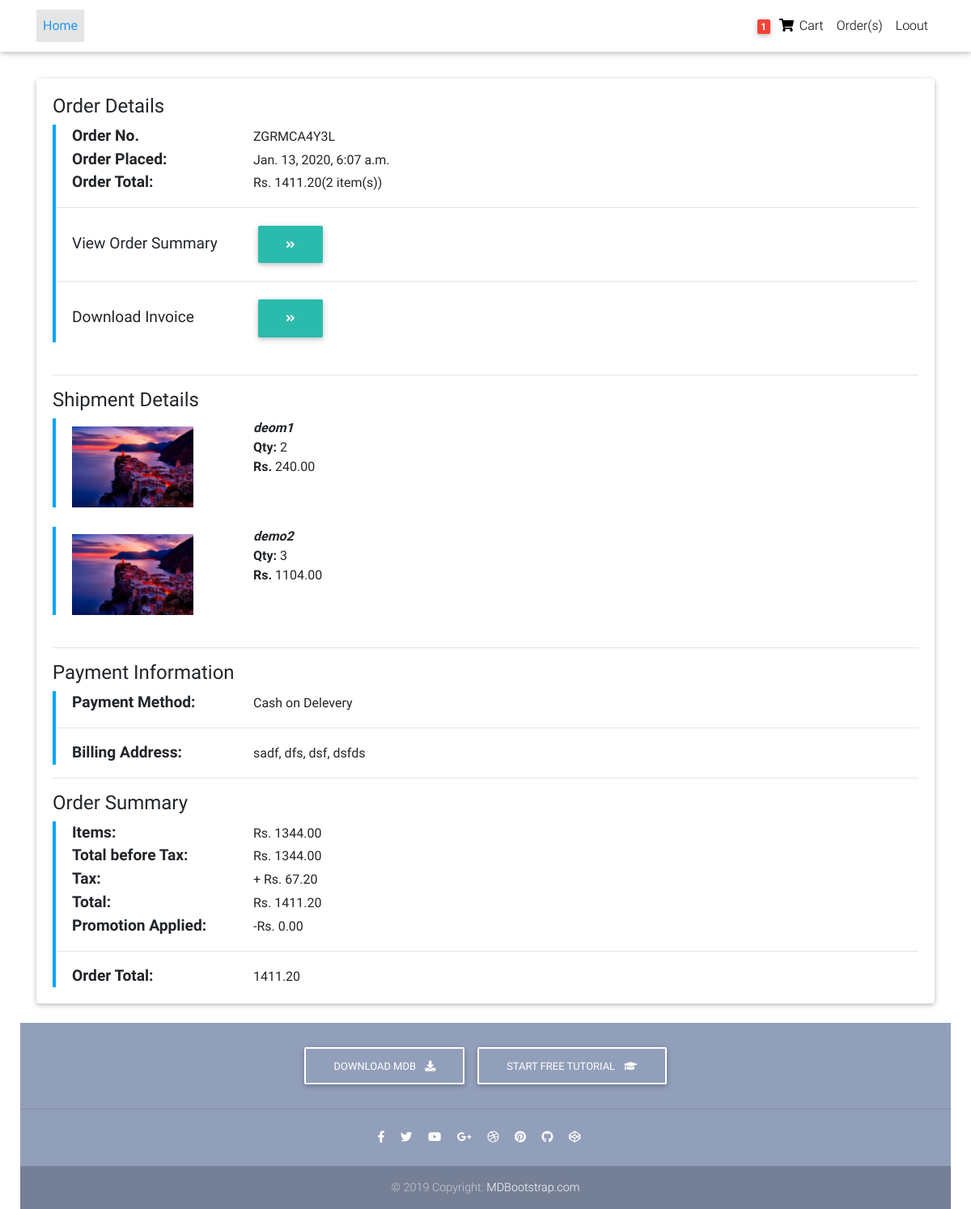
Page /order/details/ZGRMCA4Y3L/ (signed in) on the committed database.
### orders/models.py (models this page shows, shortened)
class Order(models.Model):
    user = models.ForeignKey(settings.AUTH_USER_MODEL, on_delete=models.CASCADE, null=True, blank=True)
    order_id = models.CharField(max_length=120, default="ABc", unique =True)
    cart = models.ForeignKey(Cart, on_delete=models.CASCADE)
    line_total = models.DecimalField(max_digits = 100, decimal_places=2, default = 0.00)
    tax_total = models.DecimalField(max_digits = 100, decimal_places=2, default = 5.99)
    final_total = models.DecimalField(max_digits = 100, decimal_places=2, default = 19.99)
    status = models.CharField(max_length = 40, choices = STATUS_CHOICES, default="Started")
    payment_status = models.CharField(max_length=10, choices = PAYMENT_CHOICE, blank=True, null=True)
    payment_method = models.CharField(max_length=30, choices = PAYMENT_METHODS, blank=True, null=True)
    shipping_status = models.CharField(max_length=10, choices = SHIPPING_CHOICE, blank=True, null=True)
    created_date = models.DateTimeField(auto_now_add=True, auto_now=False)
    updated_date = models.DateTimeField(auto_now_add=False, auto_now=True)
    full_name = models.CharField(max_length=60)
    mobile_number = models.CharField(validators = [phone_regex], max_length = 15)
    street_address = models.CharField(max_length=120)
    landmark = models.CharField(max_length=100, blank=True, null=True)
    city = models.CharField(max_length=20)
    state = models.CharField(max_length=20)
    zip = models.CharField(max_length=10)

### cart/models.py (models this page shows, shortened)
class Cart(models.Model):
    user = models.ForeignKey(settings.AUTH_USER_MODEL, on_delete=models.CASCADE, blank=True, null=True)
    total = models.DecimalField(max_digits = 100, decimal_places=2, default = 00.00)
    created_date = models.DateTimeField(auto_now_add=True, auto_now=False)
    updated_date = models.DateTimeField(auto_now_add=False, auto_now=True)
    active = models.BooleanField(default = True)

class CartItem(models.Model):
    cart = models.ForeignKey('Cart', on_delete = models.CASCADE, null = True, blank = True)
    item = models.ForeignKey(Item, on_delete=models.CASCADE)
    quantity = models.IntegerField(default=1)
    line_total = models.DecimalField(max_digits = 100, decimal_places=2, default = 00.00)
    created_date = models.DateTimeField(auto_now_add=True, auto_now=False)
    updated_date = models.DateTimeField(auto_now_add=False, auto_now=True)
    active = models.BooleanField(default = True)

### products/models.py (models this page shows, shortened)
class Item(models.Model):
    title = models.CharField(max_length = 100)
    price = models.DecimalField(max_digits = 100, decimal_places = 2)
    discount_price = models.DecimalField(max_digits = 100, decimal_places = 2,blank=True, null = True)
    catagory =  models.CharField(max_length = 10, choices = CATAGORY_CHOICE)
    label = models.CharField(max_length = 10, choices = LABEL_CHOICE)
    slug = models.SlugField(unique = True)
    description = models.TextField()
    quantity = models.IntegerField(default=1)
    active = models.BooleanField(default=True)
    created = models.DateTimeField(auto_now = False, auto_now_add = True)
    updated = models.DateTimeField(auto_now = True, auto_now_add = False)

### orders/views.py (the view)
# urls.py: path('details/<order_id>/', views.order_details, name='details'),
@login_required
def order_details(request, order_id):
    order = get_object_or_404(Order, user=request.user, order_id=order_id)
    return render(request, 'orders/order_details.html',{'order':order})

### accounts/models.py (called while the page is built)
    @property
    def is_active(self):
        return self.active

### templates/orders/order_details.html (shortened to what this page needs)
{% extends 'base.html' %}
{% load static %}
{% block content %}
<main>
  <div class="container">
    <div class="mt-5 pt-4">
        <div class="card card-cascade narrower">
              <div class="card-body card-body-cascade">
                <h4>Order Details
              </h4>
                <div class="side-border">
                    <div>
                      <div class="left-block">
                        <b>Order No.</b>
                      </div>
                      <div class="right-block">
                        {{ order.order_id }}
                      </div>
                    </div>
                  <div class="">
                    <div class="left-block">
                      <b>Order Placed:</b>
                    </div>
                    <div class="right-block right-align">
                      {{ order.created_date }}
                    </div>
                  </div>
                  <div class="">
                    <div class="left-block">
                      <b>Order Total:</b>
                    </div>
                    <div class="right-block">
                      Rs. {{ order.final_total }}({{ order.cart.cartitem_set.count }} item(s))
                    </div>
                  </div>
                  <hr>
                  {% if order.status == "Finished" %}
                  <div class="">
                    <div class="left-block">
                      View Order Summary
                    </div>
                    <div class="right-block">
                      <a class="btn btn-default" href="{% url 'orders:order-summary' order.order_id %}"><i class="fas fa-angle-double-right"></i></a>
                    </div>
                  </div>
                  <hr>
                  <div class="">
                    <div class="left-block">
                      Download Invoice
                    </div>
                    <div class="right-block">
                      <a class="btn btn-default" href="{% url 'orders:invoice' order.order_id %}?download=dffdds/"><i class="fas fa-angle-double-right"></i></a>
                    </div>
                  </div>
                  {% endif %}
                </div>
                <br>
                <hr>
                <h4>Shipment Details</h4>
                {% for item in order.cart.cartitem_set.all %}
                <div class="side-border">
                  <div>
                    <div class="left-block">
                      <img src="{% static 'img/sample.jpg' %}" height="100px" width="150px" alt="">
                    </div>
                    <div class="right-block">
                      <b><i>{{ item.item.title }}</i></b>
                      <div>
                        <b>Qty: </b>{{ item.quantity }}
                      </div>
                      <div>
                        <b>Rs. </b>{{ item.line_total }}
                      </div>
                    </div>
                  </div>
                </div>
                <br>
                {% endfor %}
                <hr>
                <h4>Payment Information</h4>
                <div class="side-border">
                  <div>
                    <div class="left-block">
                      <b>Payment Method:</b>
                    </div>
                    <div class="right-block">
                      {% if order.status == "Abandoned" %}
                        <p>Your payment was not completed
                        </p>
                        <a class="btn btn-secondary" href="{% url 'orders:payment' order.order_id %}">Retry Payment</a>
                      {% else %}
                        {{ order.payment_method }}
                      {% endif %}
                    </div>
                  </div>
                  <hr>
                  <div>
                    <div class="left-block">
                      <b>Billing Address: </b>
                    </div>
                    <div class="right-block">
                      {{ order.street_address }}, {{ order.city }},
                      {{ order.state }}, {{ order.zip }}
                    </div>
                  </div>
                </div>
                <hr>
                <h4>Order Summary</h4>
                <div class="side-border">
                  <div>
                    <div class="left-block">
                      <b>Items: </b>
                    </div>
                    <div class="right-block">
                      Rs. {{ order.line_total }}
                    </div>
                  </div>
                  <div>
                    <div class="left-block">
                      <b>Total before Tax: </b>
                    </div>
                    <div class="right-block">
                      Rs. {{ order.line_total }}
                    </div>
                  </div>
                  <div>
                    <div class="left-block">
                      <b>Tax: </b>
                    </div>
                    <div class="right-block">
                      + Rs. {{ order.tax_total }}
                    </div>
                  </div>
                  <div>
                    <div class="left-block">
                      <b>Total: </b>
                    </div>
                    <div class="right-block">
                      Rs. {{ order.final_total }}
                    </div>
                  </div>
                  <div>
                    <div class="left-block">
                      <b>Promotion Applied: </b>
                    </div>
                    <div class="right-block">
                      -Rs. 0.00
                    </div>
                  </div>
                  <hr>
                  <div>
                    <div class="left-block">
                      <b>Order Total: </b>
                    </div>
                    <div class="right-block">
                      {{ order.final_total }}
                    </div>
                  </div>
                </div>
              </div>
        </div>
    </div>
  </div>
</main>
{% endblock %}

### static/css/style.css (style rules this page uses)
html, body, .view { height: 100%; }

### templates/base.html (style rules this page uses)
html, body, header, .carousel { height: 60vh; }

### rows in the picture
Order: order_id "ZGRMCA4Y3L", created_date "Jan. 13, 2020, 6:07 a.m.", final_total "1411.20", cart.cartitem_set.count "2", payment_method "Cash on Delevery", street_address "sadf", city "dfs", state "dsf", zip "dsfds", line_total "1344.00", tax_total "67.20"
CartItem: item "deom1", quantity "2", line_total "240.00"
CartItem: item "demo2", quantity "3", line_total "1104.00"

### other values in the picture
{{ request.session.items_total }} "1"
